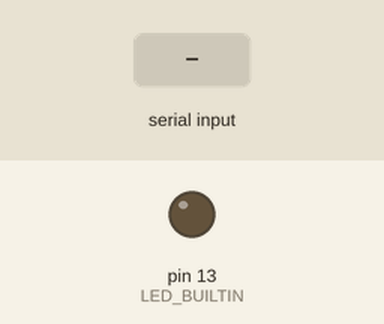
Simulated run of this sketch. Board: Arduino Uno, built with avr-gcc and run on an emulated ATmega328P. On the bench: output pins drawn as LEDs (lit = HIGH). Dashed ring = blinking. The inputs (shaded band) are chosen by the test bench.

Above: at 1.2 s.
1.3 s: byte 30 received over Serial
At 1.51 s:
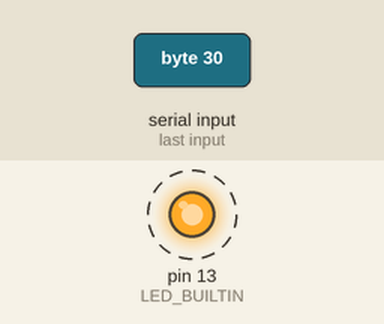
At 2.7 s:
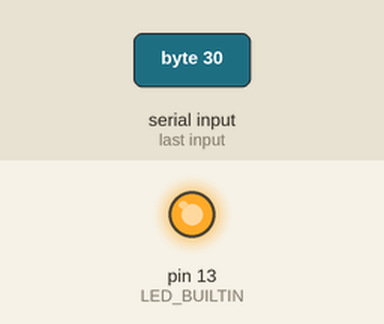
Timing chart, 0 to 4.3 s (numbered marks = the images above; inputs shaded):
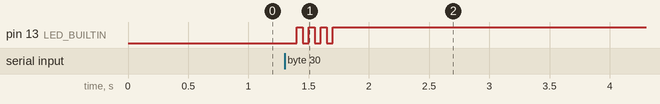

Measured:
- after the input at 1.3 s, pin 13 (LED_BUILTIN): alternates HIGH for 0.05 s and LOW for 0.05 s, 7 changes in all, then stays HIGH, starting after 0.10 s

The sketch:

serial_port_blink.ino
```cpp
bool state = false;

void setup() {
  pinMode(LED_BUILTIN, OUTPUT);
  Serial.begin(9600);
  while (!Serial) {}
}

void loop() {
  if (Serial.available() > 0) {
    for(int i = 0; i < 3; i++) {
      digitalWrite(LED_BUILTIN, HIGH);
      delay(50);
      digitalWrite(LED_BUILTIN, LOW);
      delay(50);
    }
    state = (bool) Serial.read();
  }
  digitalWrite(LED_BUILTIN, state ? HIGH : LOW);
  delay(100);
}
```
